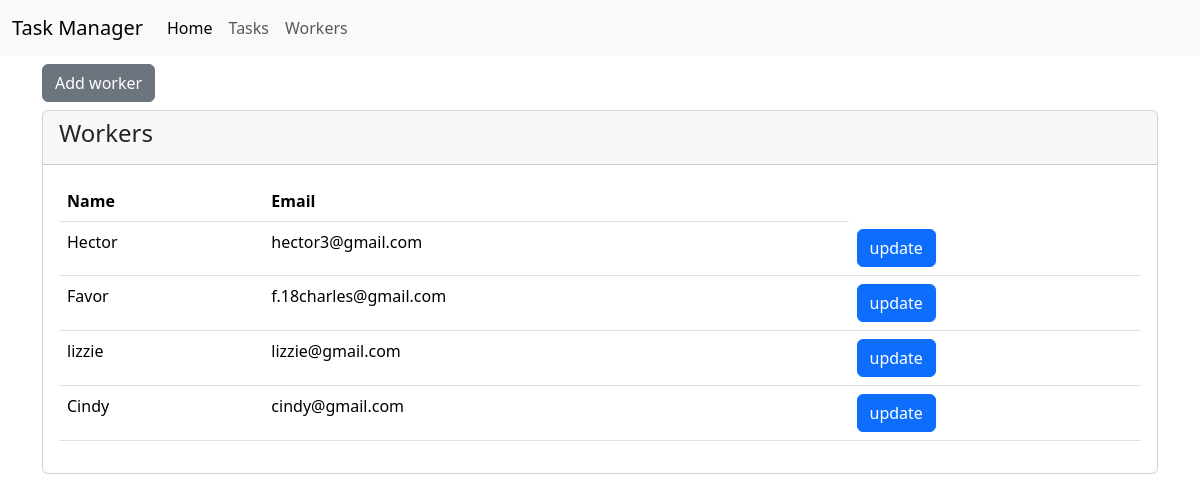
Page /workers/ on the committed database.
### manager/models.py (models this page shows, shortened)
class Worker(models.Model):
    name = models.CharField(max_length=100)
    email = models.EmailField(unique=True)
    assigned_tasks = models.ManyToManyField(Task, blank=True)

### manager/views.py (the view)
# urls.py: path('workers/',views.WorkersView.as_view(),name='workers'),
class WorkersView(View):
    def get(self, request):
        workers = Worker.objects.all()
        return render(request, 'workers.html', {'workers': workers})

### manager/templates/workers.html
{% extends 'base.html' %}
{% load django_bootstrap5 %}
{% block content %}
{% if workers %}
<a href="{% url 'worker-create' %}" class="btn btn-large btn-secondary my-2">Add worker</a>
<div class="card">
    <div class="card-header">
       <h4>Workers</h4>
    </div>
    <div class="card-body">
        <table class="table">
    <tr>
        <th>Name</th>
        <th>Email</th>
    </tr>
    {% for worker in workers %}
    <tr>
        <td>{{worker.name}}</td>
        <td>{{worker.email}}</td>
        <td><a class="btn btn-primary" href="{% url 'worker-update' worker.id %}">update</a></td>
    </tr>
    {% endfor %}
</table>
    </div>
</div>
{% else %}
<h2 class="mt-3 text-center">Go add workers <a href="{% url 'worker-create' %}" style="text-decoration:none;">here</a></h2>
{% endif %}
{% endblock content %}

### rows in the picture
Worker: name "Hector", email "hector3@gmail.com"
Worker: name "Favor", email "f.18charles@gmail.com"
Worker: name "lizzie", email "lizzie@gmail.com"
Worker: name "Cindy", email "cindy@gmail.com"
